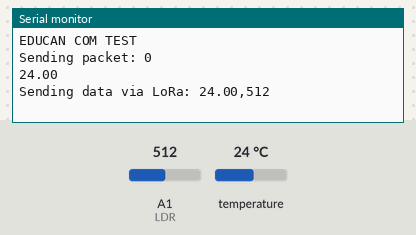
Bench run of a sketch on a simulated Arduino Uno, built with avr-gcc and run on an emulated ATmega328P. On the bench: the last lines printed to the serial monitor. Inputs (shaded band) come from the test bench; at power-on: temperature 24 °C, A1 (LDR) = 512. No radio packets arrive unless stated.

Above: at 1.9 s.
2.0 s: temperature set to 12 °C
At 3.6 s:
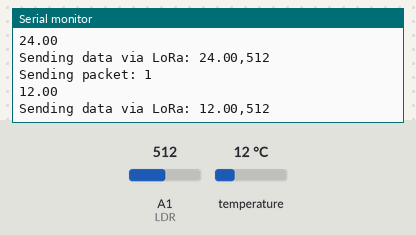
4.8 s: A1 (LDR) set to 716
At 5.4 s:
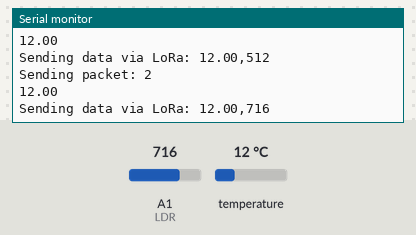
7.6 s: temperature set to 19 °C
At 10.1 s:
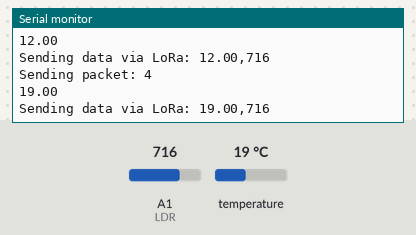
10.4 s: A1 (LDR) set to 900
At 12.2 s:
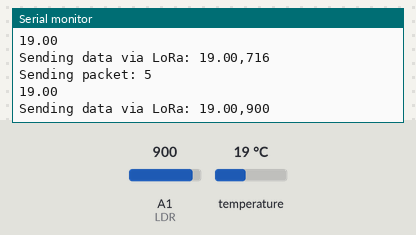
Timing chart, 0 to 13.7 s (numbered marks = the images above; inputs shaded):
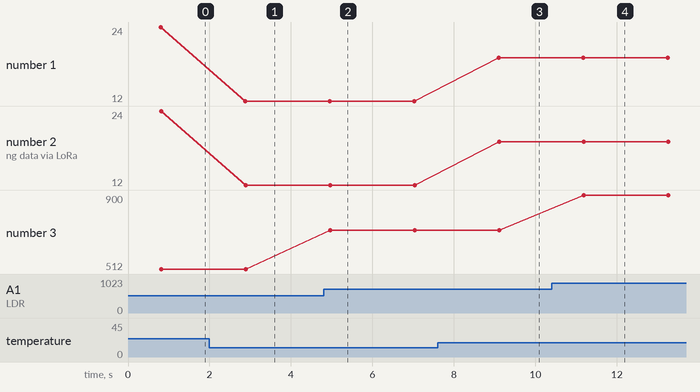

The sketch:

LoRaSender-TMPR-LDR.ino
```cpp
#include <SPI.h>
#include <LoRa.h>

#include <OneWire.h>
#include <DallasTemperature.h>

#define ONE_WIRE_BUS 5
#define LDR A1

OneWire oneWire(ONE_WIRE_BUS);

int counter = 0;

DallasTemperature TemprSensor(&oneWire);

void setup() {
  Serial.begin(9600);
  pinMode(LDR, INPUT);
  TemprSensor.begin();
  while (!Serial);
  LoRa.setPins(8, 9, 2);

  Serial.println("EDUCAN COM TEST");
  TemprSensor.requestTemperatures();

  if (!LoRa.begin(433E6)) {
    Serial.println("Starting LoRa failed!");
    while (1);
  }
}

void loop() {
  Serial.print("Sending packet: ");
  int ldrvalue = analogRead(LDR);
  Serial.println(counter);
  float tempC = TemprSensor.getTempCByIndex(0);
  if (tempC != DEVICE_DISCONNECTED_C)
  {
    //Serial.print("Temperature for the device 1 (index 0) is: ");
    Serial.println(tempC);
  }
  else
  {
    Serial.println("Error: Could not read temperature data");
  }
  // send packet
  LoRa.beginPacket();
  //LoRa.print("hello ");
  Serial.print("Sending data via LoRa: ");
  Serial.print(tempC);
  Serial.print(",");
  Serial.println(ldrvalue);


  LoRa.print(tempC);
  LoRa.print(",");
  LoRa.print(ldrvalue);
  LoRa.endPacket();

  counter++;

  delay(2000);
}
```

Measured:
- after the input at 2.0 s, the serial monitor: prints a new line after 0.88 s (image 1)
- after the input at 4.8 s, the serial monitor: prints a new line after 0.16 s (image 2)
- after the input at 7.6 s, the serial monitor: prints a new line after 1.5 s (image 3)
- after the input at 10.4 s, the serial monitor: prints a new line after 0.79 s (image 4)
- plotted number 1: 24 → 12 after the input at 2.0 s, 12 → 19 after the input at 7.6 s
- plotted number 2: 24 → 12 after the input at 2.0 s, 12 → 19 after the input at 7.6 s
- plotted number 3: 512 → 716 after the input at 4.8 s, 716 → 900 after the input at 10.4 s
